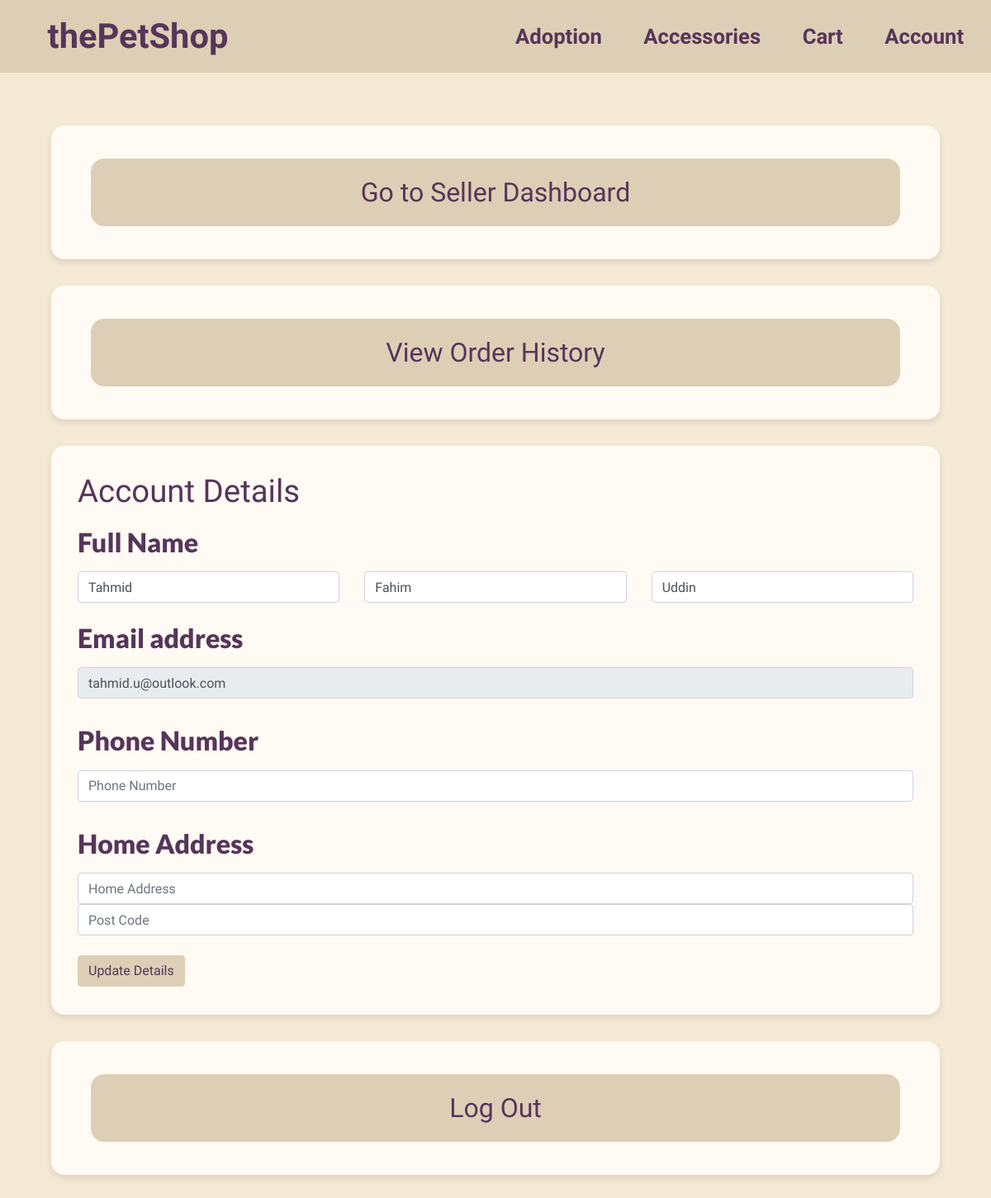
Page /account (signed in) on the committed database.
### app/models.py (models this page shows)
class User(UserMixin, db.Model):
    id = db.Column(db.Integer, primary_key=True)
    first_name = db.Column(db.String(50), nullable=False)
    middle_name = db.Column(db.String(50))
    last_name = db.Column(db.String(50), nullable=False)
    phone_number = db.Column(db.String(15), nullable=True)
    email = db.Column(db.String(120), unique=True, nullable=False)
    address = db.Column(db.String(300), nullable=True)
    post_code = db.Column(db.String(10), nullable=True)
    password_hash = db.Column(db.String(128))
    created_at = db.Column(db.DateTime, default=datetime.datetime.now())
    seller = db.relationship("Seller", backref="user", uselist=False)
    cart = db.relationship("Cart", backref="user", uselist=False)
    orders = db.relationship("Orders", backref="user", lazy="dynamic")

### app/views.py (the view, shortened to what this page needs)
@app.route("/account", methods=["GET", "POST"])
@login_required
def account():
    updateUserForm = UpdateUserForm()
    sellerForm = SellerRegistrationForm()
    seller = Seller.query.get(current_user.id)
    user = User.query.get(current_user.id)
    if request.method == "GET":
        updateUserForm.firstName.data = user.first_name
        updateUserForm.middleName.data = user.middle_name
        updateUserForm.lastName.data = user.last_name
        updateUserForm.phoneNumber.data = user.phone_number
        updateUserForm.address.data = user.address
        updateUserForm.postCode.data = user.post_code
    return render_template("account.html", form=updateUserForm, sellerForm=sellerForm, user=current_user, seller=seller)

### app/forms.py
class UpdateUserForm(FlaskForm):
    firstName = wtforms.StringField(validators=[DataRequired(), ValidateFirstName()])
    middleName = wtforms.StringField(validators=[ValidateFirstName()])
    lastName = wtforms.StringField(validators=[DataRequired(), ValidateLastName()])
    phoneNumber = wtforms.StringField(validators=[ValidatePhoneNumber()])
    email = wtforms.StringField(validators=[DataRequired()])
    address = wtforms.StringField(validators=[ValidatePostCodeSupplied()])
    postCode = wtforms.StringField(validators=[ValidatePostCode()])

class SellerRegistrationForm(FlaskForm):
    businessName = wtforms.StringField(validators=[DataRequired()])
    businessPhone = wtforms.StringField(validators=[DataRequired(), ValidatePhoneNumber()])
    businessEmail = wtforms.StringField(validators=[DataRequired()])
    businessAddress = wtforms.StringField(validators=[DataRequired()])
    country = wtforms.StringField(validators=[DataRequired()])

### app/__init__.py (called while the page is built)
def get_locale():
    if request.args.get("lang"):
        session["lang"] = request.args.get("lang")
    return session.get("lang", "en")

@login_manager.user_loader
def load_user(id):
    if id is None:
        return None
    try:
        user = User.query.get(int(id))
        return user
    except ValueError:
        return None

### app/templates/account.html (shortened to what this page needs)
{% extends "base.html" %}
{% block content %}
{% include 'nav_bar.html' %}
    <div class= "container">
        <div id = "form_template">
            {% if not seller%}
                <h1>Become a Seller Today!</h1>
                <p style="text-align:center;">Turn your passion for pets into profit with thePetShop! Whether you're a breeder looking to find loving homes for adorable pets or a pet accessory creator wanting to reach animal lovers nationwide, our platform is your perfect marketplace. Join now and connect with thousands of pet enthusiasts seeking exactly what you have to offer!</p>
                <a class="nav-link" href="/seller" style="display:flex; justify-content:center;"><button class="btn btn-primary" href="/register_as_seller">Register as a Seller</button></a>
            {% else %}
                <a class="nav-link" href="/seller" style="display:flex; justify-content:center;">
                    <button class="btn btn-primary" id = "large_button">Go to Seller Dashboard</button>
                </a>
            {% endif %}
        </div>
        <div id = "form_template">
            <a class="nav-link" href="/past_orders" style="display:flex; justify-content:center;">
                <button class="btn btn-primary" id = "large_button">View Order History</button>
            </a>
        </div>
        <div>
            <form id = "form_template"  action="" method="post">
                <h1>Account Details</h1>
                <h2><label for="Name">Full Name</label></h2>
                <div class="row">
                    <div class="col-md-4 mb-2">
                        <input type="text" class="form-control" id="firstName" name="firstName" value="{{ user.first_name }}">
                    </div>
                    <div class="col-md-4 mb-2">
                        {% if user.middle_name %}
                            <input type="text" class="form-control" id="middleName" name="middleName" value="{{ user.middle_name }}">
                        {% else %}
                            <input type="text" class="form-control" id="middleName" name="middleName" placeholder="Middle Name">
                        {% endif %}
                    </div>
                    <div class="col-md-4 mb-2">
                        <input type="text" class="form-control" id="lastName" name="lastName" value="{{ user.last_name }}">
                    </div>
                </div>
                <div class="form-group">
                    <h2><label for="email">Email address</label></h2>
                    <input type="email" class="form-control" id="email" name="email" value="{{ user.email }}" readonly>
                </div>
                <div class="form-group">
                    <h2><label for="phoneNumber">Phone Number</label></h2>
                    {% if user.phone_number %}
                        <input type="tel" class="form-control" id="phoneNumber" name="phoneNumber" value="{{ user.phone_number }}">
                    {% else %}
                        <input type="tel" class="form-control" id="phoneNumber" name="phoneNumber" placeholder="Phone Number">
                    {% endif %}
                </div>
                <div class="form-group">
                    <h2><label for="address">Home Address</label></h2>
                    {% if user.address %}
                        <input type="text" class="form-control" id="address" name="address" value="{{ user.address }}">
                    {% else %}
                        <input type="text" class="form-control" id="address" name="address" placeholder="Home Address">
                    {% endif %}
                    {% if user.post_code %}
                        <input type="text" class="form-control" id="postCode" name="postCode" value="{{ user.post_code }}">
                    {% else %}
                        <input type="text" class="form-control" id="postCode" name="postCode" placeholder="Post Code">
                    {% endif %}
                </div>
                <button type="submit" class="btn btn-primary">Update Details</button>
            </form>
        </div>
        <div id = "form_template">
            <a class="nav-link" href="/logout" style="display:flex; justify-content:center;">
                <button class="btn btn-primary" id = "large_button">Log Out</button>
            </a>
        </div>
    </div>
{% endblock %}

### app/static/base_style.css (style rules this page uses)
:root { --bg_color:#f4e9d4; --text_colour:#56355a; --button_bg_colour: #ddcfb5; --button_color:#56355a; --alt_text_colour:#f4e9d4; }
body { background-color: var(--bg_color); color: var(--text_colour); font-family: "Lexend Deca", sans-serif; font-optical-sizing: auto; font-weight: 700; font-style: normal; font-size: 2em; }
h1 { margin-bottom:0.5em; font-size:1.2em; color: var(--text_colour); }
h2 { font-family: "Lato", sans-serif; font-weight: 800; font-size: 1em; color: var(--text_colour); }
.container { padding: 1em; }
#large_button { width:100%; font-size: 1em; padding: 0.5em 1em; border-radius: 0.5em; }
#form_template { width: 100%; margin: 1em auto; padding: 1em; background-color: #fffaf3; border-radius: 0.5em; box-shadow: 0 4px 8px rgba(0, 0, 0, 0.1); }
.form-group { padding-top: 0.5em; }
.btn-primary { background-color: var(--button_bg_colour); color: var(--text_colour); border-color: var(--button_bg_colour); }

### rows in the picture
User: firstName "Tahmid", middleName "Fahim", lastName "Uddin", email "tahmid.u@outlook.com"
